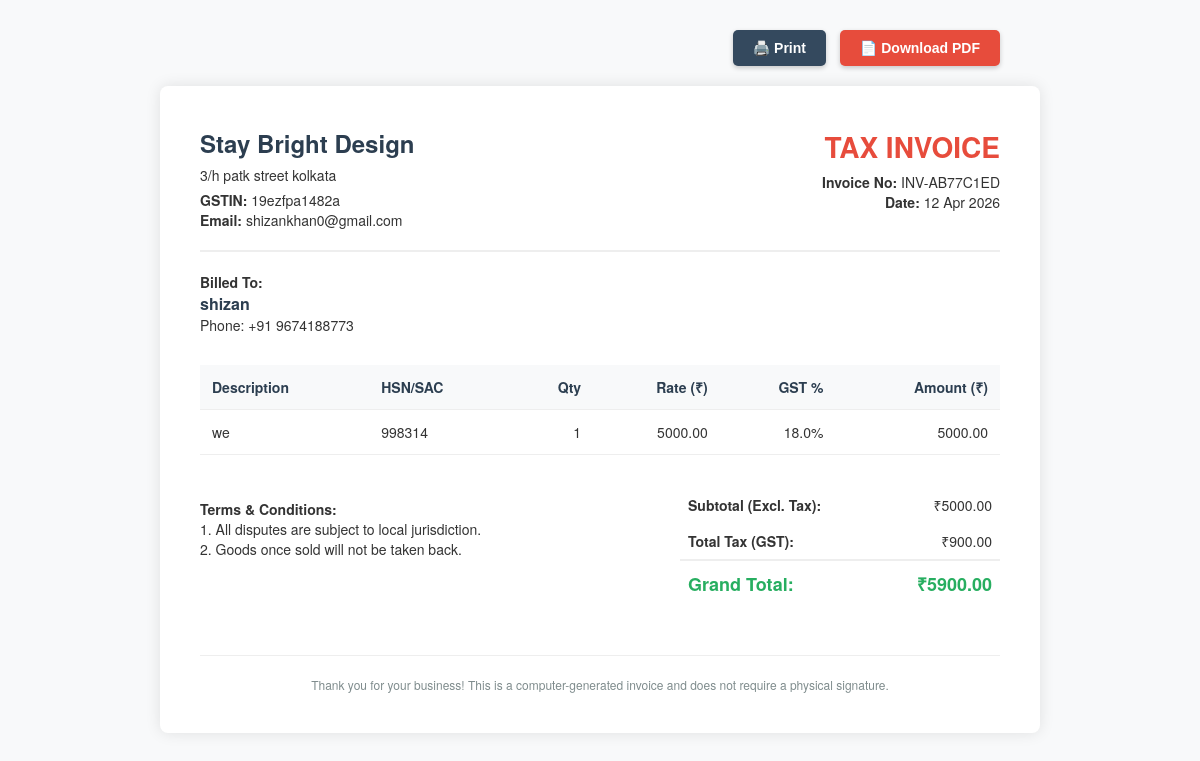
Page /billing/public/invoice/INV-AB77C1ED on the committed database.
### core/models.py (models this page shows)
class Company(db.Model):
    __tablename__ = 'companies'
    id = db.Column(db.Integer, primary_key=True)
    name = db.Column(db.String(100), nullable=False)
    login_id = db.Column(db.String(50), unique=True, nullable=False)
    password_hash = db.Column(db.String(255), nullable=False)
    logo_path = db.Column(db.String(255), nullable=True)
    address = db.Column(db.Text, nullable=True)
    gstin = db.Column(db.String(50), nullable=True)
    email = db.Column(db.String(100), nullable=True)
    created_at = db.Column(db.DateTime, default=datetime.utcnow)
    products = db.relationship('Product', backref='company', lazy=True)
    customers = db.relationship('Customer', backref='company', lazy=True)
    invoices = db.relationship('Invoice', backref='company', lazy=True)

class Invoice(db.Model):
    __tablename__ = 'invoices'
    id = db.Column(db.Integer, primary_key=True)
    company_id = db.Column(db.Integer, db.ForeignKey('companies.id'), nullable=False) # ISOLATION
    invoice_number = db.Column(db.String(50), unique=True, nullable=False)
    customer_id = db.Column(db.Integer, db.ForeignKey('customers.id'), nullable=False)
    subtotal = db.Column(db.Float, nullable=False)
    discount_type = db.Column(db.String(10))
    discount_value = db.Column(db.Float, default=0.0)
    total_tax = db.Column(db.Float, nullable=False)
    grand_total = db.Column(db.Float, nullable=False)
    created_at = db.Column(db.DateTime, default=datetime.utcnow)
    items = db.relationship('InvoiceItem', backref='invoice', lazy=True)

class Customer(db.Model):
    __tablename__ = 'customers'
    id = db.Column(db.Integer, primary_key=True)
    company_id = db.Column(db.Integer, db.ForeignKey('companies.id'), nullable=False) # ISOLATION
    name = db.Column(db.String(100), nullable=False)
    phone_number = db.Column(db.String(15), nullable=False) # Removed unique=True so diff companies can have same customer
    created_at = db.Column(db.DateTime, default=datetime.utcnow)
    invoices = db.relationship('Invoice', backref='customer', lazy=True)

class InvoiceItem(db.Model):
    __tablename__ = 'invoice_items'
    id = db.Column(db.Integer, primary_key=True)
    invoice_id = db.Column(db.Integer, db.ForeignKey('invoices.id'), nullable=False)
    product_id = db.Column(db.Integer, db.ForeignKey('products.id'), nullable=False)
    quantity = db.Column(db.Integer, nullable=False)
    price_at_purchase = db.Column(db.Float, nullable=False)
    gst_percentage_at_purchase = db.Column(db.Float, nullable=False)
    product = db.relationship('Product')

class Product(db.Model):
    __tablename__ = 'products'
    id = db.Column(db.Integer, primary_key=True)
    company_id = db.Column(db.Integer, db.ForeignKey('companies.id'), nullable=False) # ISOLATION
    name = db.Column(db.String(200), nullable=False)
    current_price = db.Column(db.Float, nullable=False)
    hsn_code = db.Column(db.String(20), nullable=True)
    gst_percentage = db.Column(db.Float, default=0.0)
    image_path = db.Column(db.String(255), nullable=True)

### core/billing/routes.py (the view)
@billing_bp.route('/public/invoice/<invoice_number>')
def public_view_invoice(invoice_number):
    invoice = Invoice.query.filter_by(invoice_number=invoice_number).first_or_404()
    return render_template('billing/invoice_template.html', invoice=invoice, is_public=True)

### core/templates/billing/invoice_template.html (shortened to what this page needs)
<!DOCTYPE html>
<html lang="en">
<head>
</head>
<body>
<div class="action-buttons no-print">
    <button class="btn btn-print" onclick="window.print()">🖨️ Print</button>
    <button class="btn btn-download" onclick="downloadPDF()">📄 Download PDF</button>
</div>
<div class="invoice-box" id="invoice-content">
    <div class="header">
        <div class="header-left">
            <div class="company-name">{{ invoice.company.name }}</div>
            <div style="white-space: pre-wrap; margin-bottom: 5px;">{{ invoice.company.address }}</div>
            <div><strong>GSTIN:</strong> {{ invoice.company.gstin }}</div>
            <div><strong>Email:</strong> {{ invoice.company.email }}</div>
        </div>
        <div class="header-right">
            <div class="invoice-title">Tax Invoice</div>
            <div><strong>Invoice No:</strong> {{ invoice.invoice_number }}</div>
            <div><strong>Date:</strong> {{ invoice.created_at.strftime('%d %b %Y') }}</div>
        </div>
    </div>
    <div class="billing-info">
        <div class="billed-to">
            <strong>Billed To:</strong><br>
            <span style="font-size: 16px; font-weight: bold; color: #2c3e50;">{{ invoice.customer.name }}</span><br>
            Phone: +91 {{ invoice.customer.phone_number }}<br>
        </div>
    </div>
    <table class="items">
        <thead>
            <tr>
                <th>Description</th>
                <th>HSN/SAC</th>
                <th class="right">Qty</th>
                <th class="right">Rate (₹)</th>
                <th class="right">GST %</th>
                <th class="right">Amount (₹)</th>
            </tr>
        </thead>
        <tbody>
            {% for item in invoice.items %}
            <tr>
                <td>{{ item.product.name }}</td>
                <td>{{ item.product.hsn_code or 'N/A' }}</td>
                <td class="right">{{ item.quantity }}</td>
                <td class="right">{{ "%.2f"|format(item.price_at_purchase) }}</td>
                <td class="right">{{ item.gst_percentage_at_purchase }}%</td>
                <td class="right">
                    {{ "%.2f"|format(item.price_at_purchase * item.quantity) }}
                </td>
            </tr>
            {% endfor %}
        </tbody>
    </table>
    <div class="totals-box">
        <div class="totals-space">
            <p><strong>Terms & Conditions:</strong><br>
            1. All disputes are subject to local jurisdiction.<br>
            2. Goods once sold will not be taken back.</p>
        </div>
        <div class="totals-calc">
            <table class="totals-table">
                <tr>
                    <td class="label">Subtotal (Excl. Tax):</td>
                    <td>₹{{ "%.2f"|format(invoice.subtotal) }}</td>
                </tr>
                <tr>
                    <td class="label">Total Tax (GST):</td>
                    <td>₹{{ "%.2f"|format(invoice.total_tax) }}</td>
                </tr>
                <tr>
                    <td class="label grand-total">Grand Total:</td>
                    <td class="grand-total">₹{{ "%.2f"|format(invoice.grand_total) }}</td>
                </tr>
            </table>
        </div>
    </div>
    <div class="footer">
        Thank you for your business! This is a computer-generated invoice and does not require a physical signature.
    </div>
</div>
</body>
</html>

### core/templates/billing/invoice_template.html (style rules this page uses)
body { font-family: 'Helvetica Neue', 'Helvetica', Helvetica, Arial, sans-serif; color: #333; background-color: #f8f9fa; margin: 0; padding: 30px; font-size: 14px; }
.action-buttons { max-width: 800px; margin: 0 auto 20px auto; text-align: right; }
.btn { padding: 10px 20px; margin-left: 10px; border: none; border-radius: 5px; cursor: pointer; font-weight: bold; color: white; font-size: 14px; box-shadow: 0 2px 5px rgba(0,0,0,0.2); transition: 0.2s; text-decoration: none; }
.btn-print { background-color: #34495e; }
.btn-download { background-color: #e74c3c; }
.invoice-box { background-color: #fff; max-width: 800px; margin: auto; padding: 40px; border-radius: 8px; box-shadow: 0 0 15px rgba(0, 0, 0, 0.1); }
.header { width: 100%; display: table; padding-bottom: 20px; border-bottom: 2px solid #eee; margin-bottom: 20px; }
.header-left { display: table-cell; text-align: left; vertical-align: top; }
.header-right { display: table-cell; text-align: right; vertical-align: top; }
.company-name { font-size: 24px; font-weight: bold; color: #2c3e50; margin-bottom: 5px; }
.invoice-title { font-size: 28px; font-weight: bold; color: #e74c3c; margin-bottom: 5px; text-transform: uppercase; }
.billing-info { width: 100%; display: table; margin-bottom: 30px; }
.billed-to { display: table-cell; text-align: left; width: 50%; }
table.items { width: 100%; border-collapse: collapse; margin-bottom: 30px; }
table.items th, table.items td { padding: 12px; border-bottom: 1px solid #eee; text-align: left; }
table.items th { background-color: #f8f9fa; font-weight: bold; color: #2c3e50; }
table.items td.right, table.items th.right { text-align: right; }
.totals-box { width: 100%; display: table; }
.totals-space { display: table-cell; width: 60%; }
.totals-calc { display: table-cell; width: 40%; }
.totals-table { width: 100%; border-collapse: collapse; }
.totals-table td { padding: 8px; text-align: right; }
.totals-table td.label { font-weight: bold; text-align: left; }
.grand-total { font-size: 18px; font-weight: bold; color: #27ae60; border-top: 2px solid #eee; padding-top: 10px !important; }
.footer { margin-top: 50px; text-align: center; color: #7f8c8d; font-size: 12px; border-top: 1px solid #eee; padding-top: 20px; }

### rows in the picture
Company: company.name "Stay Bright Design", company.address "3/h patk street kolkata", company.gstin "19ezfpa1482a", company.email "shizankhan0@gmail.com"
Invoice: invoice_number "INV-AB77C1ED", created_at "12 Apr 2026", subtotal "5000.00", total_tax "900.00", grand_total "5900.00"
Customer: customer.name "shizan", customer.phone_number "9674188773"
InvoiceItem: product.name "we", product "998314", quantity "1", price_at_purchase "5000.00", gst_percentage_at_purchase "18.0", item.price_at_purchase*item.quantity "5000.00"
